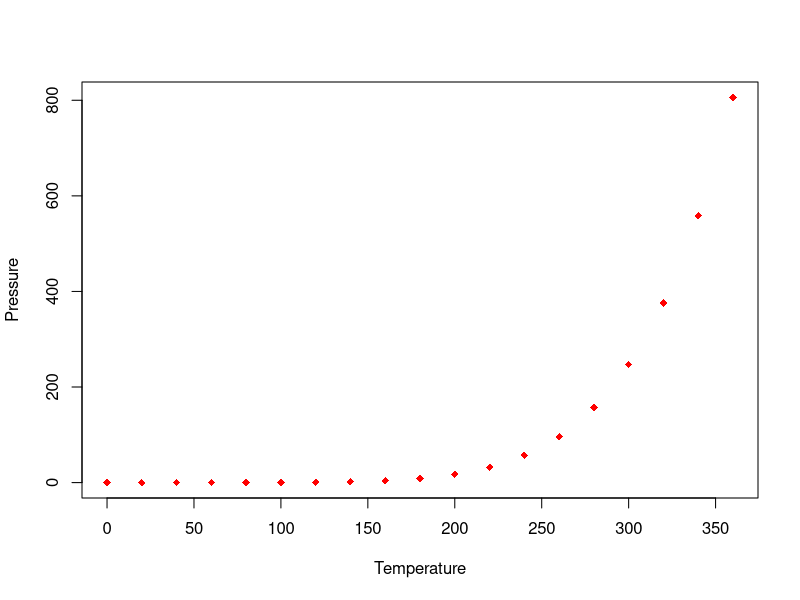

Write the R code that produced this figure. (Note: this script raises an error after producing the figure.)
## ---- chunk 1
# Defining the same size for all figures
knitr::opts_chunk$set(echo=FALSE, fig.width=10, fig.height=8)
## ---- chunk 2
summary(cars)
## ---- chunk 3
library(kableExtra)

dat <- mtcars[1:5, 1:6]
kab <- knitr::kable(dat, caption="My table using kable package",
						 booktabs=T, label="kabletable")
kable_classic_2(kab, full_width=F, latex_options="hold_position")
## ---- chunk 4
library(xtable)

print(xtable(dat, caption="My table using xtable package", label='xtabletab'), comment=FALSE,
			caption.placement="top", type="latex")
## ---- chunk 5
data(pressure)
plot(pressure, col="red", pch=18, xlab="Temperature", ylab="Pressure")
## ---- chunk 6
knitr::include_graphics("rhodes.png")
